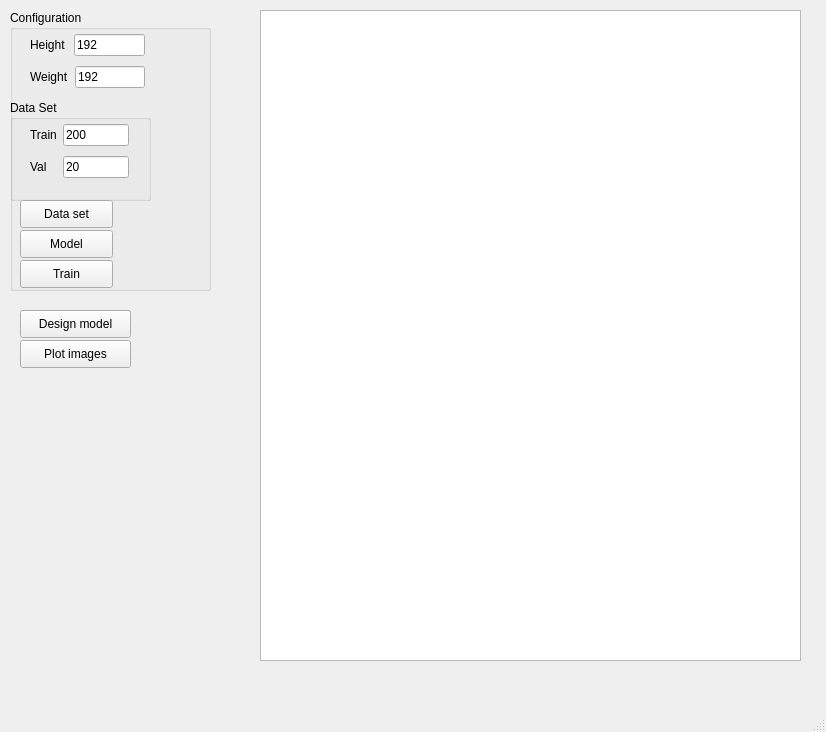
<?xml version="1.0" encoding="UTF-8"?>
<ui version="4.0">
 <class>MainWindow</class>
 <widget class="QMainWindow" name="MainWindow">
  <property name="geometry">
   <rect>
    <x>0</x>
    <y>0</y>
    <width>826</width>
    <height>732</height>
   </rect>
  </property>
  <property name="windowTitle">
   <string>MainWindow</string>
  </property>
  <widget class="QWidget" name="centralwidget">
   <widget class="QTextBrowser" name="textBrowser">
    <property name="geometry">
     <rect>
      <x>260</x>
      <y>10</y>
      <width>541</width>
      <height>651</height>
     </rect>
    </property>
   </widget>
   <widget class="QGroupBox" name="groupBox_2">
    <property name="geometry">
     <rect>
      <x>10</x>
      <y>10</y>
      <width>201</width>
      <height>281</height>
     </rect>
    </property>
    <property name="title">
     <string>Configuration</string>
    </property>
    <widget class="QWidget" name="layoutWidget">
     <property name="geometry">
      <rect>
       <x>20</x>
       <y>20</y>
       <width>115</width>
       <height>62</height>
      </rect>
     </property>
     <layout class="QVBoxLayout" name="verticalLayout">
      <item>
       <layout class="QHBoxLayout" name="horizontalLayout">
        <property name="sizeConstraint">
         <enum>QLayout::SetDefaultConstraint</enum>
        </property>
        <item>
         <widget class="QLabel" name="lbl_img_H">
          <property name="text">
           <string>Height </string>
          </property>
         </widget>
        </item>
        <item>
         <widget class="QLineEdit" name="in_img_H">
          <property name="text">
           <string>192</string>
          </property>
         </widget>
        </item>
       </layout>
      </item>
      <item>
       <layout class="QHBoxLayout" name="horizontalLayout_2">
        <property name="sizeConstraint">
         <enum>QLayout::SetDefaultConstraint</enum>
        </property>
        <item>
         <widget class="QLabel" name="lbl_img_H_2">
          <property name="text">
           <string>Weight</string>
          </property>
         </widget>
        </item>
        <item>
         <widget class="QLineEdit" name="in_img_W">
          <property name="text">
           <string>192</string>
          </property>
         </widget>
        </item>
       </layout>
      </item>
     </layout>
    </widget>
    <widget class="QGroupBox" name="groupBox">
     <property name="geometry">
      <rect>
       <x>0</x>
       <y>90</y>
       <width>141</width>
       <height>101</height>
      </rect>
     </property>
     <property name="title">
      <string>Data Set</string>
     </property>
     <widget class="QWidget" name="layoutWidget_2">
      <property name="geometry">
       <rect>
        <x>20</x>
        <y>20</y>
        <width>99</width>
        <height>62</height>
       </rect>
      </property>
      <layout class="QVBoxLayout" name="verticalLayout_2">
       <item>
        <layout class="QHBoxLayout" name="horizontalLayout_3">
         <property name="sizeConstraint">
          <enum>QLayout::SetDefaultConstraint</enum>
         </property>
         <item>
          <widget class="QLabel" name="lbl_train_dataset">
           <property name="text">
            <string>Train</string>
           </property>
          </widget>
         </item>
         <item>
          <widget class="QLineEdit" name="in_train_dataset">
           <property name="text">
            <string>200</string>
           </property>
          </widget>
         </item>
        </layout>
       </item>
       <item>
        <layout class="QHBoxLayout" name="horizontalLayout_4">
         <property name="sizeConstraint">
          <enum>QLayout::SetDefaultConstraint</enum>
         </property>
         <item>
          <widget class="QLabel" name="lbl_img_H_4">
           <property name="text">
            <string>Val   </string>
           </property>
          </widget>
         </item>
         <item>
          <widget class="QLineEdit" name="in_val_dataset">
           <property name="text">
            <string>20</string>
           </property>
          </widget>
         </item>
        </layout>
       </item>
      </layout>
     </widget>
    </widget>
    <widget class="QPushButton" name="btn_dataset_gen">
     <property name="geometry">
      <rect>
       <x>10</x>
       <y>190</y>
       <width>93</width>
       <height>28</height>
      </rect>
     </property>
     <property name="text">
      <string>Data set</string>
     </property>
    </widget>
    <widget class="QPushButton" name="btn_train">
     <property name="geometry">
      <rect>
       <x>10</x>
       <y>250</y>
       <width>93</width>
       <height>28</height>
      </rect>
     </property>
     <property name="text">
      <string>Train</string>
     </property>
    </widget>
    <widget class="QPushButton" name="btn_model_gen">
     <property name="geometry">
      <rect>
       <x>10</x>
       <y>220</y>
       <width>93</width>
       <height>28</height>
      </rect>
     </property>
     <property name="text">
      <string>Model</string>
     </property>
    </widget>
   </widget>
   <widget class="QPushButton" name="btn_model_arch">
    <property name="geometry">
     <rect>
      <x>20</x>
      <y>310</y>
      <width>111</width>
      <height>28</height>
     </rect>
    </property>
    <property name="text">
     <string>Design model</string>
    </property>
   </widget>
   <widget class="QPushButton" name="btn_plot_imgs">
    <property name="geometry">
     <rect>
      <x>20</x>
      <y>340</y>
      <width>111</width>
      <height>28</height>
     </rect>
    </property>
    <property name="text">
     <string>Plot images</string>
    </property>
   </widget>
  </widget>
  <widget class="QMenuBar" name="menubar">
   <property name="geometry">
    <rect>
     <x>0</x>
     <y>0</y>
     <width>826</width>
     <height>22</height>
    </rect>
   </property>
  </widget>
  <widget class="QStatusBar" name="statusbar"/>
 </widget>
 <resources/>
 <connections/>
</ui>
